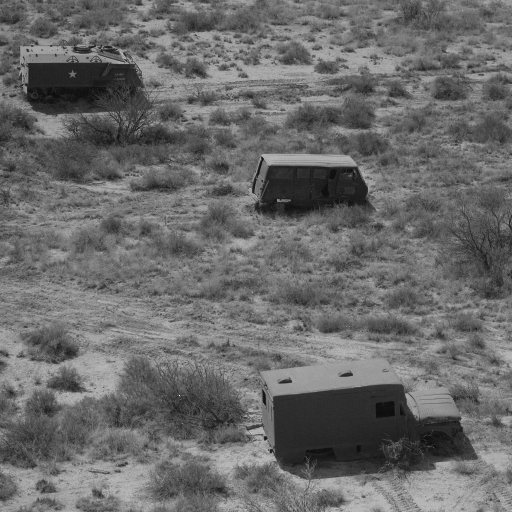
#> input picture misc/7.1.05.tiff, 512 x 512 px, found by its file name
$ python lab-5-threshold.py
#> lines starting #> are read from the running program, lines starting #| are printed output that depends on the picture
import skimage.io as io
import matplotlib.pyplot as plt
import skimage.exposure as ex
import skimage.filters as fl
import cv2

f = io.imread('C://Users//kamel//Music//misc//7.1.05.tiff')
#> f is the input picture: shape (512, 512); min 12, max 249, mean 106.4

plt.subplot(2,2,1)
plt.axis('off')
plt.title('Original image')
plt.imshow(f,cmap='gray')

plt.subplot(2,2,2)
plt.axis('off')
plt.title('Single thresholded image')
plt.imshow(ex.rescale_intensity(f<103,out_range=(0.0,1.0)),cmap='gray')

plt.subplot(2,2,3)
plt.axis('off')
plt.title('Double thresholded image')
plt.imshow(ex.rescale_intensity((50<f) & (f<103),out_range=(0.0,1.0)),cmap='gray')

thresh3 = cv2.adaptiveThreshold(f,255,cv2.ADAPTIVE_THRESH_GAUSSIAN_C,cv2.THRESH_BINARY,11,2)
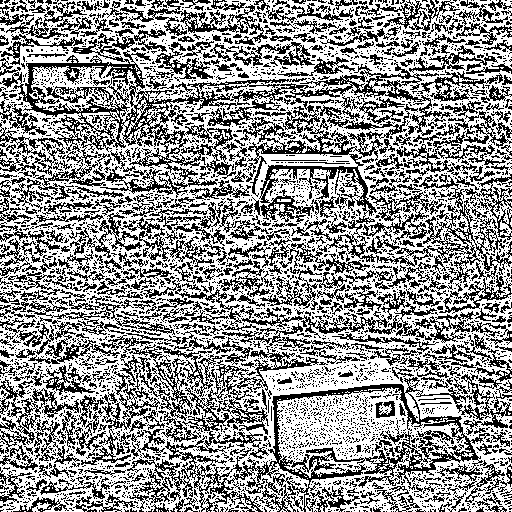
#> thresh3: shape (512, 512); 58.4% white; black in thin lines or dots

plt.subplot(2,2,4)
plt.axis('off')
plt.title('Adaptive thresholded image')
plt.imshow(ex.rescale_intensity(thresh3,out_range=(0.0,1.0)),cmap='gray')
plt.show()
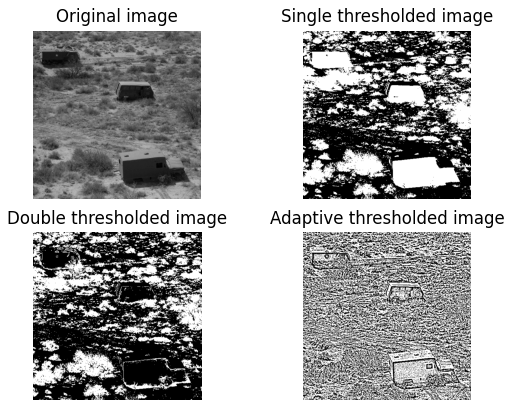
#> figure drawn by matplotlib, 4 panels
